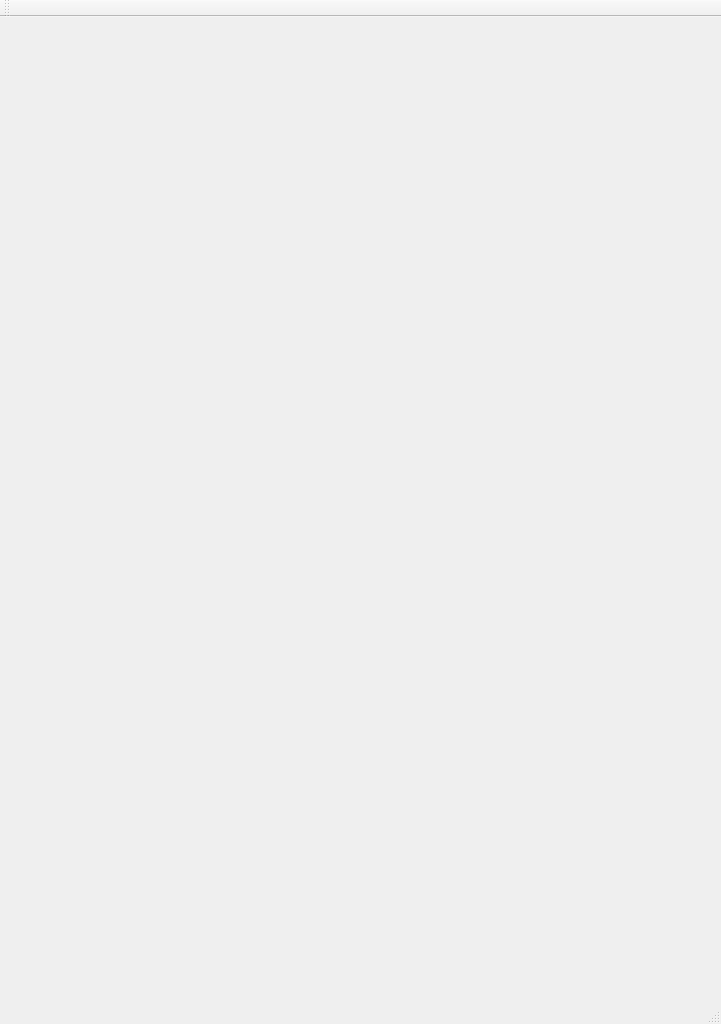
<?xml version="1.0" encoding="UTF-8"?>
<ui version="4.0">
 <class>HCIClass</class>
 <widget class="QMainWindow" name="HCIClass">
  <property name="enabled">
   <bool>true</bool>
  </property>
  <property name="geometry">
   <rect>
    <x>0</x>
    <y>0</y>
    <width>721</width>
    <height>1024</height>
   </rect>
  </property>
  <property name="minimumSize">
   <size>
    <width>0</width>
    <height>0</height>
   </size>
  </property>
  <property name="maximumSize">
   <size>
    <width>721</width>
    <height>1024</height>
   </size>
  </property>
  <property name="windowTitle">
   <string>HCI</string>
  </property>
  <property name="animated">
   <bool>true</bool>
  </property>
  <widget class="QWidget" name="centralWidget">
   <widget class="QPushButton" name="pushButton">
    <property name="geometry">
     <rect>
      <x>0</x>
      <y>655</y>
      <width>509</width>
      <height>60</height>
     </rect>
    </property>
    <property name="text">
     <string/>
    </property>
    <property name="flat">
     <bool>true</bool>
    </property>
   </widget>
   <widget class="QPushButton" name="pushButton_2">
    <property name="geometry">
     <rect>
      <x>0</x>
      <y>715</y>
      <width>509</width>
      <height>60</height>
     </rect>
    </property>
    <property name="text">
     <string/>
    </property>
    <property name="flat">
     <bool>true</bool>
    </property>
   </widget>
   <widget class="QPushButton" name="pushButton_3">
    <property name="geometry">
     <rect>
      <x>0</x>
      <y>770</y>
      <width>509</width>
      <height>60</height>
     </rect>
    </property>
    <property name="text">
     <string/>
    </property>
    <property name="flat">
     <bool>true</bool>
    </property>
   </widget>
   <widget class="QPushButton" name="pushButton_4">
    <property name="geometry">
     <rect>
      <x>0</x>
      <y>855</y>
      <width>509</width>
      <height>60</height>
     </rect>
    </property>
    <property name="styleSheet">
     <string notr="true"/>
    </property>
    <property name="text">
     <string/>
    </property>
    <property name="flat">
     <bool>true</bool>
    </property>
   </widget>
  </widget>
  <widget class="QMenuBar" name="menuBar">
   <property name="geometry">
    <rect>
     <x>0</x>
     <y>0</y>
     <width>721</width>
     <height>23</height>
    </rect>
   </property>
  </widget>
  <widget class="QToolBar" name="mainToolBar">
   <attribute name="toolBarArea">
    <enum>TopToolBarArea</enum>
   </attribute>
   <attribute name="toolBarBreak">
    <bool>false</bool>
   </attribute>
  </widget>
  <widget class="QStatusBar" name="statusBar"/>
 </widget>
 <layoutdefault spacing="6" margin="11"/>
 <resources>
  <include location="hci.qrc"/>
 </resources>
 <connections/>
</ui>
